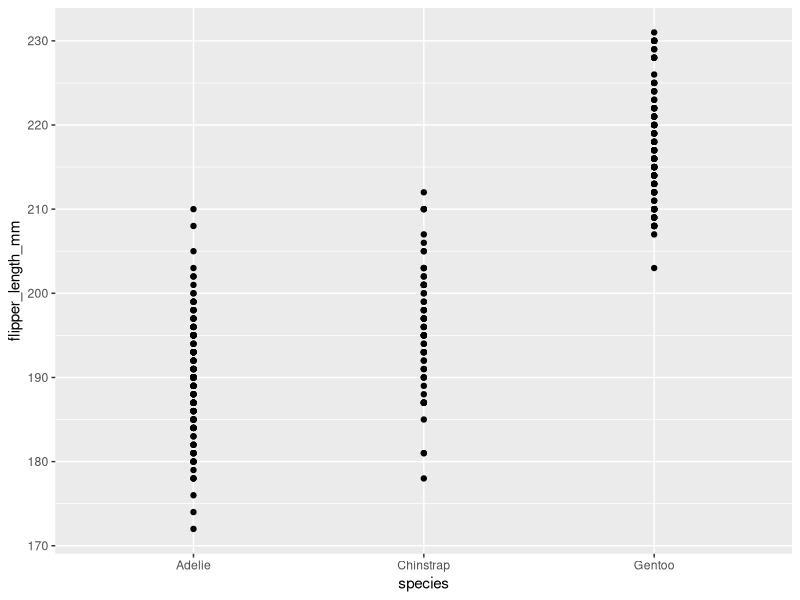

Write the R code that produced this figure.
## ---- chunk 1
#| label: fig-species-flipper #use tbl for tables
#| fig-cap: "Relative flipper size by species."
library(palmerpenguins)
data("penguins")
library(tidyverse)

ggplot(penguins, aes(x = species, y = flipper_length_mm)) + 
  geom_point()
